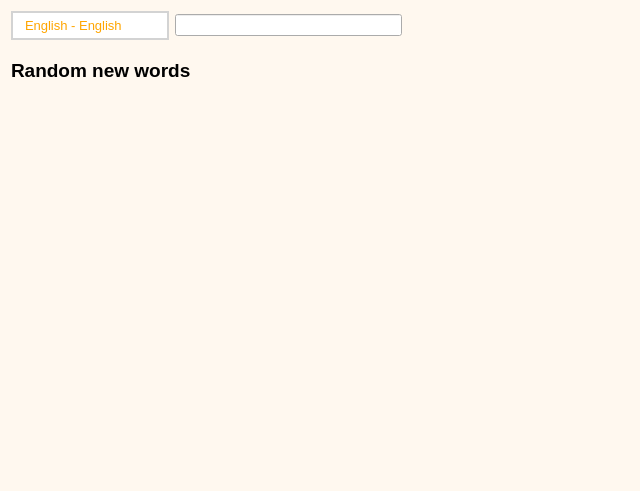
<?xml version="1.0" encoding="UTF-8"?>
<ui version="4.0">
 <class>MainScene</class>
 <widget class="QWidget" name="MainScene">
  <property name="geometry">
   <rect>
    <x>0</x>
    <y>0</y>
    <width>640</width>
    <height>491</height>
   </rect>
  </property>
  <property name="windowTitle">
   <string>Form</string>
  </property>
  <property name="autoFillBackground">
   <bool>false</bool>
  </property>
  <property name="styleSheet">
   <string notr="true">#MainScene {
	background-color: #FFF8EF;
}

#scrollArea {
	border: none;
}

QScrollBar:vertical {
	border-radius: 1px;
	width: 6px;
}

QScrollBar::handle:vertical {
	background: orange;
	border-radius: 4px;
	height: 12px;
}

QScrollBar::add-line:vertical {
    border: 2px solid grey;
	background: grey;
}

QScrollBar::sub-line:vertical {
    border: 2px solid grey;
	background: grey;
	height: 12px;
}</string>
  </property>
  <layout class="QVBoxLayout" name="verticalLayout" stretch="1,1,8">
   <item>
    <layout class="QHBoxLayout" name="horizontalLayout">
     <item>
      <widget class="QComboBox" name="dictionaryBox">
       <property name="sizePolicy">
        <sizepolicy hsizetype="Fixed" vsizetype="Fixed">
         <horstretch>0</horstretch>
         <verstretch>0</verstretch>
        </sizepolicy>
       </property>
       <property name="font">
        <font>
         <pointsize>10</pointsize>
         <bold>false</bold>
        </font>
       </property>
       <property name="styleSheet">
        <string notr="true">QComboBox {
	color: orange;
	background-color: white;
    border: 2px solid lightgrey;
    border-radius: 16px;
    padding: 4px 1px 4px 12px;
    min-width: 6em;
}

QComboBox::drop-down {
    subcontrol-origin: padding;
    subcontrol-position: top right;
    width: 15px;

    border-left-color: darkgray;
    border-left-style: solid; /* just a single line */
    border-top-right-radius: 3px; /* same radius as the QComboBox */
    border-bottom-right-radius: 3px;
}

QComboBox::on {
	border-bottom-right-radius: 0;
	border-bottom-left-radius: 0;
}

QComboBox::down-arrow {
    image: url(/usr/share/icons/crystalsvg/16x16/actions/1downarrow.png);
}

QComboBox::down-arrow:on { /* shift the arrow when popup is open */
    top: 1px;
    left: 1px;
}

QComboBox QAbstractItemView {
    border: 2px solid lightgrey;
    selection-background-color: lightgray;
	padding: 5px;
}</string>
       </property>
       <item>
        <property name="text">
         <string>English - English</string>
        </property>
       </item>
       <item>
        <property name="text">
         <string>English - Vietnamese</string>
        </property>
       </item>
       <item>
        <property name="text">
         <string>Vietnamese - English</string>
        </property>
       </item>
      </widget>
     </item>
     <item>
      <widget class="SearchBox" name="searchBox"/>
     </item>
     <item>
      <spacer name="horizontalSpacer_2">
       <property name="orientation">
        <enum>Qt::Horizontal</enum>
       </property>
       <property name="sizeHint" stdset="0">
        <size>
         <width>40</width>
         <height>20</height>
        </size>
       </property>
      </spacer>
     </item>
    </layout>
   </item>
   <item>
    <layout class="QHBoxLayout" name="titleLayout">
     <property name="spacing">
      <number>20</number>
     </property>
     <item>
      <widget class="QLabel" name="title">
       <property name="font">
        <font>
         <pointsize>14</pointsize>
         <bold>true</bold>
        </font>
       </property>
       <property name="text">
        <string>Random new words</string>
       </property>
      </widget>
     </item>
     <item>
      <spacer name="horizontalSpacer">
       <property name="orientation">
        <enum>Qt::Horizontal</enum>
       </property>
       <property name="sizeHint" stdset="0">
        <size>
         <width>40</width>
         <height>20</height>
        </size>
       </property>
      </spacer>
     </item>
    </layout>
   </item>
   <item>
    <widget class="QScrollArea" name="scrollArea">
     <property name="sizePolicy">
      <sizepolicy hsizetype="MinimumExpanding" vsizetype="Expanding">
       <horstretch>0</horstretch>
       <verstretch>0</verstretch>
      </sizepolicy>
     </property>
     <property name="styleSheet">
      <string notr="true"/>
     </property>
     <property name="widgetResizable">
      <bool>true</bool>
     </property>
     <widget class="QWidget" name="scrollContent">
      <property name="geometry">
       <rect>
        <x>0</x>
        <y>0</y>
        <width>622</width>
        <height>369</height>
       </rect>
      </property>
      <property name="styleSheet">
       <string notr="true">#scrollContent {
	border: none;
	background-color: #FFF8EF;
}</string>
      </property>
      <layout class="QVBoxLayout" name="verticalLayout_2">
       <item>
        <widget class="WordCardGroup" name="wordGroup" native="true">
         <property name="sizePolicy">
          <sizepolicy hsizetype="Fixed" vsizetype="Preferred">
           <horstretch>0</horstretch>
           <verstretch>0</verstretch>
          </sizepolicy>
         </property>
        </widget>
       </item>
      </layout>
     </widget>
    </widget>
   </item>
  </layout>
 </widget>
 <customwidgets>
  <customwidget>
   <class>SearchBox</class>
   <extends>QLineEdit</extends>
   <header>searchbox.h</header>
  </customwidget>
  <customwidget>
   <class>WordCardGroup</class>
   <extends>QWidget</extends>
   <header>WordCard/wordcardgroup.h</header>
   <container>1</container>
  </customwidget>
 </customwidgets>
 <resources/>
 <connections/>
</ui>
